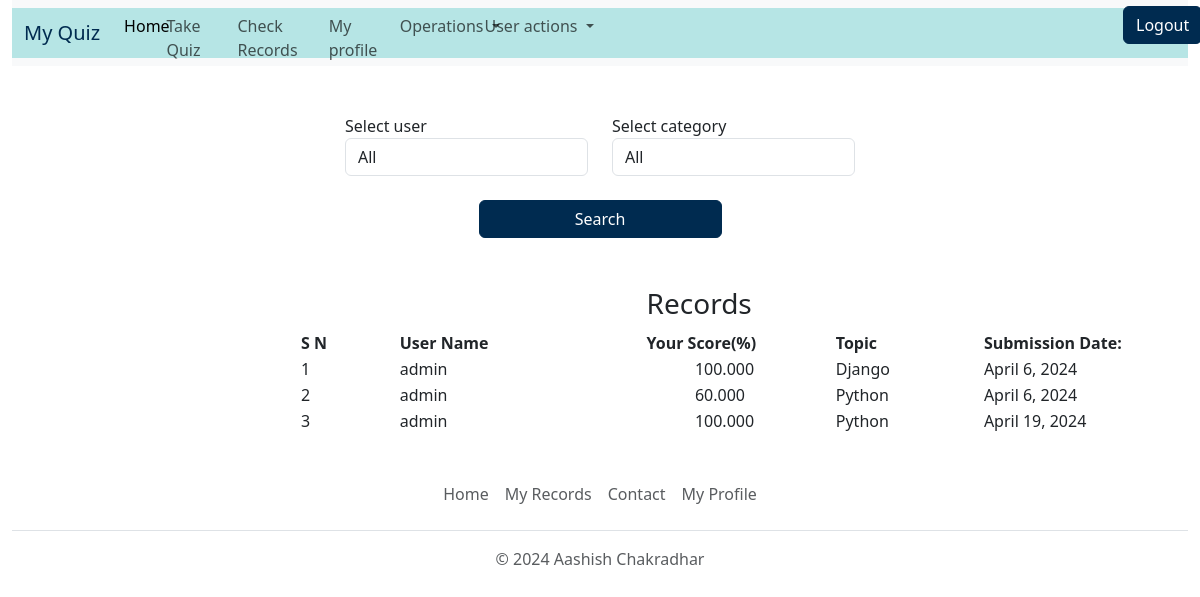
Page /view-record (signed in) on the earlier database version.
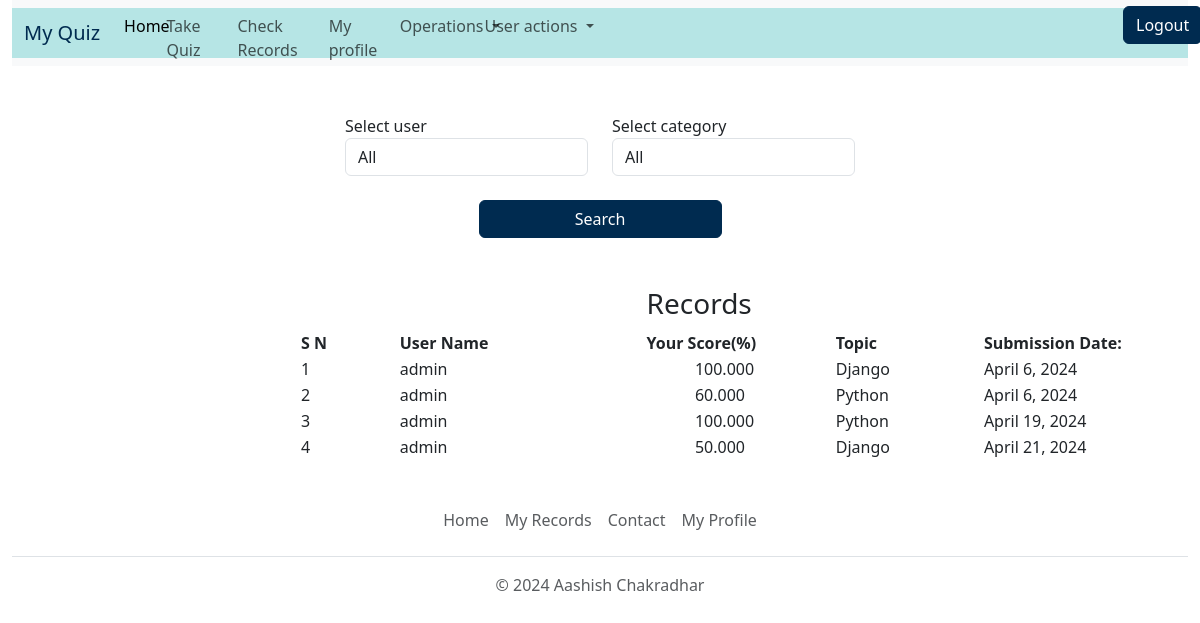
Same page on the later database version.
### quiz/models.py (models this page shows)
class BaseModel(models.Model):
    uid=models.UUIDField(primary_key=True,default=uuid.uuid4,editable=False)
    created_at=models.DateField(auto_now_add=True)
    updated_at=models.DateField(auto_now=True)
    class Meta:
        abstract=True

class Records(BaseModel):
    category=models.ForeignKey(Category,related_name='category_records',on_delete=models.CASCADE)
    user= models.ForeignKey(User, on_delete=models.CASCADE)
    score=models.DecimalField(default=0, max_digits=6, decimal_places=3, validators=[MinValueValidator(0), MaxValueValidator(100.000)])

class Category(BaseModel):
    category_name = models.CharField(max_length=15, default='Uncatogarized')
    user= models.ForeignKey(User, on_delete=models.CASCADE)
    def __str__(self):
        return self.category_name

### quiz/views.py (the view)
# urls.py: path('view-record',views.view_record,name='view_record'),
def view_record(request):
    if request.user.is_anonymous:
        return redirect("/login")
    else:
        try:
            if request.user.is_superuser:
                if request.method=="POST":
                    user= request.POST.get('user')
                    category_form= request.POST.get('category')
                    time= request.POST.get('time')
                    if (user == 'all' and category_form == 'all'):
                        all_records=Records.objects.all()
                    elif(user == 'all' and category_form != 'all'):
                        all_records = Records.objects.filter(category = category_form)
                    elif(user != 'all' and category_form == 'all'):
                        all_records = Records.objects.filter(user=user)
                    else:
                        all_records = Records.objects.filter(user=user, category = category_form)
                    context = {
                        'records':all_records,
                        'users':User.objects.all(),
                        'categories': Category.objects.all(),
                    }
                else:
                    context = {
                        'records':Records.objects.all(),
                        'users':User.objects.all(),
                        'categories': Category.objects.all(),
                    }
            else:
                current_user = request.user
                filter_records=Records.objects.filter(user = current_user)
                context = {'records': filter_records}
            return render(request, 'record_view.html', context)
        except Exception as e:
            messages.error(request,str(e))
            return render(request,"index.html")

### templates/record_view.html (shortened to what this page needs)
{% extends "base.html" %}
{% block body %}
    {% if request.user.is_superuser  %}
        <div class="container p-5">
            <div class="row justify-content-center">
                <div class="col-md-6">
                    <form method="POST" action="/view-record">
                        <div class="row">
                            <div class="col-md-6">
                                <label>Select user</label>
                                <select name="user" id="user" class="form-control">
                                    <option value="all">All</option>
                                </select>
                            </div>
                            <div class="col-md-6">
                                <label>Select category</label>
                                <select name="category" id="category" class="form-control">
                                    <option value="all">All</option>
                                </select>
                            </div>
                        </div>
                        <div class="row mt-4">
                            <div class="col-md-6 offset-md-3">
                                <button type="submit" class="btn btn-danger" style="background-color: #002b50; border-color: #002b50 ; color: #ffffff; width: 100%;">Search</button>
                            </div>
                        </div>
                    </form>
                </div>
            </div>
        </div>
    {% endif %}
    <div style="width:70%; text-align: left; margin-left:25%;">
        {%if records%}
            <table>
                <thead>
                    <tr>
                        <th></th>
                        <th></th>
                        <th>
                            <h3>Records</h3>
                        </th>
                        <th></th>
                    </tr>
                    <tr>
                        <th style="width:12%">
                            S N
                        </th>
                        <th style="width:30%">
                            User Name
                        </th>
                        <th style="width:23%">
                            Your Score(%)
                        </th>
                        <th style="width:18%">
                            Topic
                        </th>
                        <th style="width:17%">
                            Submission Date:
                        </th>
                    </tr>
                </thead>
                <tbody>
                    {% for record in records %}
                        <tr>
                            <td>
                                {{ forloop.counter }}
                            </td>
                            <td>
                                {{record.user}}
                            </td>
                            <td style="padding-left:6%;">
                                {{record.score}}
                            </td>
                            <td>
                                {{record.category}}
                            </td>
                            <td>
                                {{record.created_at}}
                            </td>
                        </tr>
                    {% endfor %}
                </tbody>
            </table>
        {%else%}
        <h3 style="margin-left: 250px;">Records Not Found</h3>
        {%endif%}
    </div>
{% endblock body %}

### templates/base.html (shortened to what this page needs)
<!DOCTYPE html>
{%load static%}
<html lang="en">
  <head>
    <link href="https://cdn.jsdelivr.net/npm/bootstrap@5.3.2/dist/css/bootstrap.min.css" rel="stylesheet">
    <link rel="stylesheet" type='text/css' href="{% static './css/bootstrap.css' %}" />
  </head>
  <body>
    {% if user.is_authenticated %}
      <div>
        <div  style="max-width: 98%; margin-left:1%; ">
          <nav class="navbar navbar-expand-lg bg-body-tertiary">
            <div class="container-fluid" style="background-color : #b6e5e5;">
              <div >
                <a class="navbar-brand" href="/" style="color: #002b50">My Quiz</a>
              </div>
              <div class="collapse navbar-collapse" id="navbarSupportedContent" style="height:50px; max-width:100%;">
                  <ul class="navbar-nav me-auto mb-2 mb-lg-0" style="min-width:100%; padding-top: 1%; color: #002b50">
                    <li class="nav-item" style="width: 4%">
                      <a class="nav-link active" aria-current="page" href="/" >Home</a>
                    </li>
                    <li class="nav-item" style="width: 7%">
                      <a class="nav-link" href="/get-category" >Take Quiz</a>
                    </li>
                    <li class="nav-item" style="width: 9%">
                      <a class="nav-link" href="/view-record" >Check Records</a>
                    </li>
                    <li class="nav-item" style="width: 7%">
                      <a class="nav-link" href="/about" >My profile</a>
                    </li>
                    {% if request.user.is_staff %}
                      <li class="nav-item dropdown" style="width: 8%">
                        <a class="nav-link dropdown-toggle"  href="#" role="button" data-bs-toggle="dropdown" aria-expanded="false">
                          Operations
                        </a>
                      </li>
                    {% endif %}
                    {% if request.user.is_superuser%}
                      <li class="nav-item dropdown" style="width: 9%">
                        <a class="nav-link dropdown-toggle"  href="#" role="button" data-bs-toggle="dropdown" aria-expanded="false">
                          User actions
                        </a>
                      </li>
                      <li style="width: 5%; margin-left: 52%; margin-bottom:1%">
                        <a type="submit" class="btn btn-primary" value='category' style="background-color: #002b50; border-color: #002b50 ; color: #ffffff;" href="/logout">Logout</a>
                      </li>
                    {% endif %}
                  </ul>
              </div>
            </div>
          </nav>
        </div>
      </div>
    {% endif %}
    {% block body %}{% endblock %}
    {% if user.is_authenticated %}
      <div class="container" style = "max-width: 100%;">
        <footer class="py-3 my-4">
          <ul class="nav justify-content-center border-bottom pb-3 mb-3">
            <li class="nav-item"><a href="/" class="nav-link px-2 text-muted">Home</a></li>
            <li class="nav-item"><a href="view-record" class="nav-link px-2 text-muted">My Records</a></li>
            <li class="nav-item"><a href="contact" class="nav-link px-2 text-muted">Contact</a></li>
            <li class="nav-item"><a href="about" class="nav-link px-2 text-muted">My Profile</a></li>
          </ul>
          <p class="text-center text-muted">&copy; 2024 Aashish Chakradhar</p>
        </footer>
      </div>
    {% endif %}
  </body>
</html>

Differences in the rows shown:
added Records: user "admin", score "50.000", category "Django", created_at "April 21, 2024"
